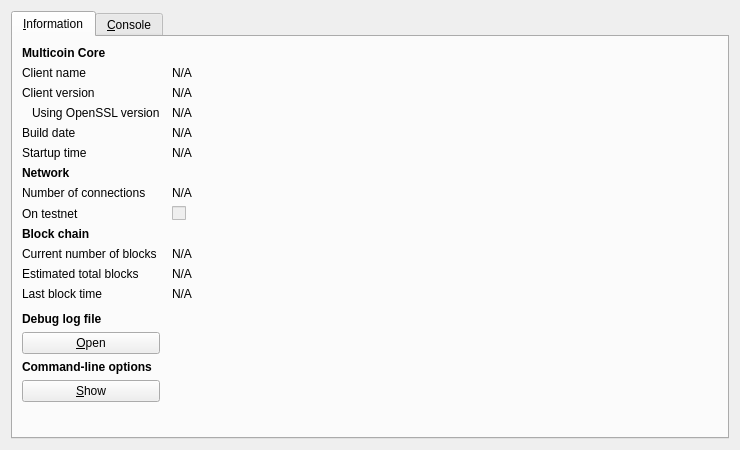
<?xml version="1.0" encoding="UTF-8"?>
<ui version="4.0">
 <class>RPCConsole</class>
 <widget class="QDialog" name="RPCConsole">
  <property name="geometry">
   <rect>
    <x>0</x>
    <y>0</y>
    <width>740</width>
    <height>450</height>
   </rect>
  </property>
  <property name="windowTitle">
   <string>Multicoin - Debug window</string>
  </property>
  <layout class="QVBoxLayout" name="verticalLayout_2">
   <item>
    <widget class="QTabWidget" name="tabWidget">
     <property name="currentIndex">
      <number>0</number>
     </property>
     <widget class="QWidget" name="tab_info">
      <attribute name="title">
       <string>&amp;Information</string>
      </attribute>
      <layout class="QGridLayout" name="gridLayout" columnstretch="0,1">
       <property name="horizontalSpacing">
        <number>12</number>
       </property>
       <item row="0" column="0">
        <widget class="QLabel" name="label_9">
         <property name="font">
          <font>
           <weight>75</weight>
           <bold>true</bold>
          </font>
         </property>
         <property name="text">
          <string>Multicoin Core</string>
         </property>
        </widget>
       </item>
       <item row="1" column="0">
        <widget class="QLabel" name="label_5">
         <property name="text">
          <string>Client name</string>
         </property>
        </widget>
       </item>
       <item row="1" column="1">
        <widget class="QLabel" name="clientName">
         <property name="cursor">
          <cursorShape>IBeamCursor</cursorShape>
         </property>
         <property name="text">
          <string>N/A</string>
         </property>
         <property name="textFormat">
          <enum>Qt::PlainText</enum>
         </property>
         <property name="textInteractionFlags">
          <set>Qt::LinksAccessibleByMouse|Qt::TextSelectableByKeyboard|Qt::TextSelectableByMouse</set>
         </property>
        </widget>
       </item>
       <item row="2" column="0">
        <widget class="QLabel" name="label_6">
         <property name="text">
          <string>Client version</string>
         </property>
        </widget>
       </item>
       <item row="2" column="1">
        <widget class="QLabel" name="clientVersion">
         <property name="cursor">
          <cursorShape>IBeamCursor</cursorShape>
         </property>
         <property name="text">
          <string>N/A</string>
         </property>
         <property name="textFormat">
          <enum>Qt::PlainText</enum>
         </property>
         <property name="textInteractionFlags">
          <set>Qt::LinksAccessibleByMouse|Qt::TextSelectableByKeyboard|Qt::TextSelectableByMouse</set>
         </property>
        </widget>
       </item>
       <item row="3" column="0">
        <widget class="QLabel" name="label_14">
         <property name="text">
          <string>Using OpenSSL version</string>
         </property>
         <property name="indent">
          <number>10</number>
         </property>
        </widget>
       </item>
       <item row="3" column="1">
        <widget class="QLabel" name="openSSLVersion">
         <property name="cursor">
          <cursorShape>IBeamCursor</cursorShape>
         </property>
         <property name="text">
          <string>N/A</string>
         </property>
         <property name="textFormat">
          <enum>Qt::PlainText</enum>
         </property>
         <property name="textInteractionFlags">
          <set>Qt::LinksAccessibleByMouse|Qt::TextSelectableByKeyboard|Qt::TextSelectableByMouse</set>
         </property>
        </widget>
       </item>
       <item row="4" column="0">
        <widget class="QLabel" name="label_12">
         <property name="text">
          <string>Build date</string>
         </property>
        </widget>
       </item>
       <item row="4" column="1">
        <widget class="QLabel" name="buildDate">
         <property name="cursor">
          <cursorShape>IBeamCursor</cursorShape>
         </property>
         <property name="text">
          <string>N/A</string>
         </property>
         <property name="textFormat">
          <enum>Qt::PlainText</enum>
         </property>
         <property name="textInteractionFlags">
          <set>Qt::LinksAccessibleByMouse|Qt::TextSelectableByKeyboard|Qt::TextSelectableByMouse</set>
         </property>
        </widget>
       </item>
       <item row="5" column="0">
        <widget class="QLabel" name="label_13">
         <property name="text">
          <string>Startup time</string>
         </property>
        </widget>
       </item>
       <item row="5" column="1">
        <widget class="QLabel" name="startupTime">
         <property name="cursor">
          <cursorShape>IBeamCursor</cursorShape>
         </property>
         <property name="text">
          <string>N/A</string>
         </property>
         <property name="textFormat">
          <enum>Qt::PlainText</enum>
         </property>
         <property name="textInteractionFlags">
          <set>Qt::LinksAccessibleByMouse|Qt::TextSelectableByKeyboard|Qt::TextSelectableByMouse</set>
         </property>
        </widget>
       </item>
       <item row="6" column="0">
        <widget class="QLabel" name="label_11">
         <property name="font">
          <font>
           <weight>75</weight>
           <bold>true</bold>
          </font>
         </property>
         <property name="text">
          <string>Network</string>
         </property>
        </widget>
       </item>
       <item row="7" column="0">
        <widget class="QLabel" name="label_7">
         <property name="text">
          <string>Number of connections</string>
         </property>
        </widget>
       </item>
       <item row="7" column="1">
        <widget class="QLabel" name="numberOfConnections">
         <property name="cursor">
          <cursorShape>IBeamCursor</cursorShape>
         </property>
         <property name="text">
          <string>N/A</string>
         </property>
         <property name="textFormat">
          <enum>Qt::PlainText</enum>
         </property>
         <property name="textInteractionFlags">
          <set>Qt::LinksAccessibleByMouse|Qt::TextSelectableByKeyboard|Qt::TextSelectableByMouse</set>
         </property>
        </widget>
       </item>
       <item row="8" column="0">
        <widget class="QLabel" name="label_8">
         <property name="text">
          <string>On testnet</string>
         </property>
        </widget>
       </item>
       <item row="8" column="1">
        <widget class="QCheckBox" name="isTestNet">
         <property name="enabled">
          <bool>false</bool>
         </property>
         <property name="text">
          <string/>
         </property>
        </widget>
       </item>
       <item row="9" column="0">
        <widget class="QLabel" name="label_10">
         <property name="font">
          <font>
           <weight>75</weight>
           <bold>true</bold>
          </font>
         </property>
         <property name="text">
          <string>Block chain</string>
         </property>
        </widget>
       </item>
       <item row="10" column="0">
        <widget class="QLabel" name="label_3">
         <property name="text">
          <string>Current number of blocks</string>
         </property>
        </widget>
       </item>
       <item row="10" column="1">
        <widget class="QLabel" name="numberOfBlocks">
         <property name="cursor">
          <cursorShape>IBeamCursor</cursorShape>
         </property>
         <property name="text">
          <string>N/A</string>
         </property>
         <property name="textFormat">
          <enum>Qt::PlainText</enum>
         </property>
         <property name="textInteractionFlags">
          <set>Qt::LinksAccessibleByMouse|Qt::TextSelectableByKeyboard|Qt::TextSelectableByMouse</set>
         </property>
        </widget>
       </item>
       <item row="11" column="0">
        <widget class="QLabel" name="label_4">
         <property name="text">
          <string>Estimated total blocks</string>
         </property>
        </widget>
       </item>
       <item row="11" column="1">
        <widget class="QLabel" name="totalBlocks">
         <property name="cursor">
          <cursorShape>IBeamCursor</cursorShape>
         </property>
         <property name="text">
          <string>N/A</string>
         </property>
         <property name="textFormat">
          <enum>Qt::PlainText</enum>
         </property>
         <property name="textInteractionFlags">
          <set>Qt::LinksAccessibleByMouse|Qt::TextSelectableByKeyboard|Qt::TextSelectableByMouse</set>
         </property>
        </widget>
       </item>
       <item row="12" column="0">
        <widget class="QLabel" name="label_2">
         <property name="text">
          <string>Last block time</string>
         </property>
        </widget>
       </item>
       <item row="12" column="1">
        <widget class="QLabel" name="lastBlockTime">
         <property name="cursor">
          <cursorShape>IBeamCursor</cursorShape>
         </property>
         <property name="text">
          <string>N/A</string>
         </property>
         <property name="textFormat">
          <enum>Qt::PlainText</enum>
         </property>
         <property name="textInteractionFlags">
          <set>Qt::LinksAccessibleByMouse|Qt::TextSelectableByKeyboard|Qt::TextSelectableByMouse</set>
         </property>
        </widget>
       </item>
       <item row="13" column="0">
        <spacer name="verticalSpacer_2">
         <property name="orientation">
          <enum>Qt::Vertical</enum>
         </property>
         <property name="sizeHint" stdset="0">
          <size>
           <width>20</width>
           <height>20</height>
          </size>
         </property>
        </spacer>
       </item>
       <item row="14" column="0">
        <widget class="QLabel" name="labelDebugLogfile">
         <property name="font">
          <font>
           <weight>75</weight>
           <bold>true</bold>
          </font>
         </property>
         <property name="text">
          <string>Debug log file</string>
         </property>
        </widget>
       </item>
       <item row="15" column="0">
        <widget class="QPushButton" name="openDebugLogfileButton">
         <property name="toolTip">
          <string>Open the Multicoin debug log file from the current data directory. This can take a few seconds for large log files.</string>
         </property>
         <property name="text">
          <string>&amp;Open</string>
         </property>
         <property name="autoDefault">
          <bool>false</bool>
         </property>
        </widget>
       </item>
       <item row="16" column="0">
        <widget class="QLabel" name="labelCLOptions">
         <property name="font">
          <font>
           <weight>75</weight>
           <bold>true</bold>
          </font>
         </property>
         <property name="text">
          <string>Command-line options</string>
         </property>
        </widget>
       </item>
       <item row="17" column="0">
        <widget class="QPushButton" name="showCLOptionsButton">
         <property name="toolTip">
          <string>Show the Multicoin-Qt help message to get a list with possible Multicoin command-line options.</string>
         </property>
         <property name="text">
          <string>&amp;Show</string>
         </property>
         <property name="autoDefault">
          <bool>false</bool>
         </property>
        </widget>
       </item>
       <item row="18" column="0">
        <spacer name="verticalSpacer">
         <property name="orientation">
          <enum>Qt::Vertical</enum>
         </property>
         <property name="sizeHint" stdset="0">
          <size>
           <width>20</width>
           <height>40</height>
          </size>
         </property>
        </spacer>
       </item>
      </layout>
     </widget>
     <widget class="QWidget" name="tab_console">
      <attribute name="title">
       <string>&amp;Console</string>
      </attribute>
      <layout class="QVBoxLayout" name="verticalLayout_3">
       <property name="spacing">
        <number>3</number>
       </property>
       <item>
        <widget class="QTextEdit" name="messagesWidget">
         <property name="minimumSize">
          <size>
           <width>0</width>
           <height>100</height>
          </size>
         </property>
         <property name="readOnly">
          <bool>true</bool>
         </property>
         <property name="tabKeyNavigation" stdset="0">
          <bool>false</bool>
         </property>
         <property name="columnCount" stdset="0">
          <number>2</number>
         </property>
        </widget>
       </item>
       <item>
        <layout class="QHBoxLayout" name="horizontalLayout">
         <property name="spacing">
          <number>3</number>
         </property>
         <item>
          <widget class="QLabel" name="label">
           <property name="text">
            <string notr="true">&gt;</string>
           </property>
          </widget>
         </item>
         <item>
          <widget class="QLineEdit" name="lineEdit"/>
         </item>
         <item>
          <widget class="QPushButton" name="clearButton">
           <property name="maximumSize">
            <size>
             <width>24</width>
             <height>24</height>
            </size>
           </property>
           <property name="toolTip">
            <string>Clear console</string>
           </property>
           <property name="text">
            <string/>
           </property>
           <property name="icon">
            <iconset resource="../bitcoin.qrc">
             <normaloff>:/icons/remove</normaloff>:/icons/remove</iconset>
           </property>
           <property name="shortcut">
            <string notr="true">Ctrl+L</string>
           </property>
           <property name="autoDefault">
            <bool>false</bool>
           </property>
          </widget>
         </item>
        </layout>
       </item>
      </layout>
     </widget>
    </widget>
   </item>
  </layout>
 </widget>
 <resources>
  <include location="../bitcoin.qrc"/>
 </resources>
 <connections/>
</ui>
